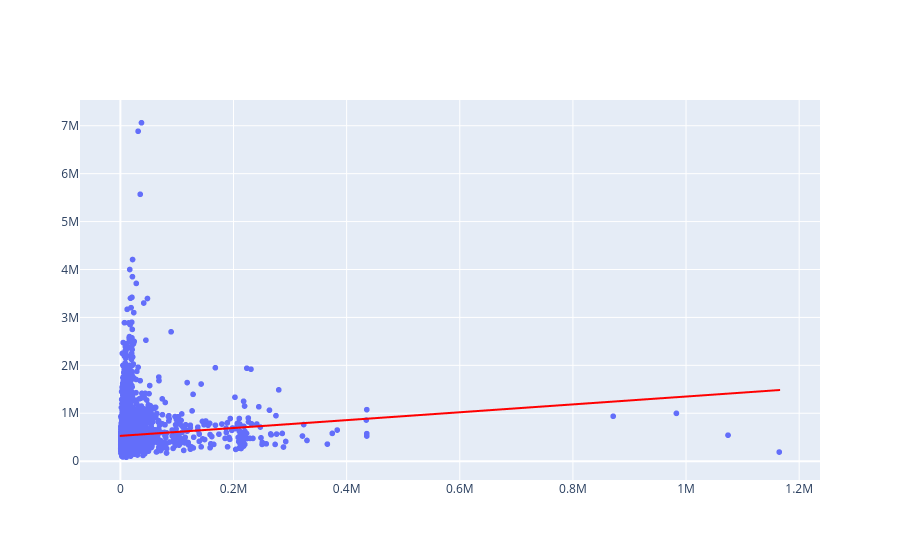

The code cell stored with this chart in its notebook:
### Code cell
grafico1 = px.scatter(x = x_casas_teste.ravel(), y = y_casas_teste)
grafico2 = px.line(x = x_casas_teste.ravel(), y = previsoes_teste)
grafico2.data[0].line.color = 'red'
grafico3 = go.Figure(data=grafico1.data + grafico2.data)
grafico3

### Figure 1 — Plotly figure (JSON) as saved in the notebook; plotly's stock layout.template omitted (floating-point values rounded to 4 significant figures; data arrays with more than 128 entries replaced by an {"elided": "..."} marker saying what was removed)
{"data": [{"hovertemplate": "x=%{x}<br>y=%{y}<extra></extra>", "legendgroup": "", "marker": {"color": "#636efa", "symbol": "circle"}, "mode": "markers", "name": "", "showlegend": false, "type": "scattergl", "x": {"elided": "6484 int values"}, "xaxis": "x", "y": {"elided": "6484 float values"}, "yaxis": "y"}, {"hovertemplate": "x=%{x}<br>y=%{y}<extra></extra>", "legendgroup": "", "line": {"color": "red", "dash": "solid"}, "marker": {"symbol": "circle"}, "mode": "lines", "name": "", "showlegend": false, "type": "scattergl", "x": {"elided": "6484 int values"}, "xaxis": "x", "y": {"elided": "6484 float values"}, "yaxis": "y"}], "layout": {}}
